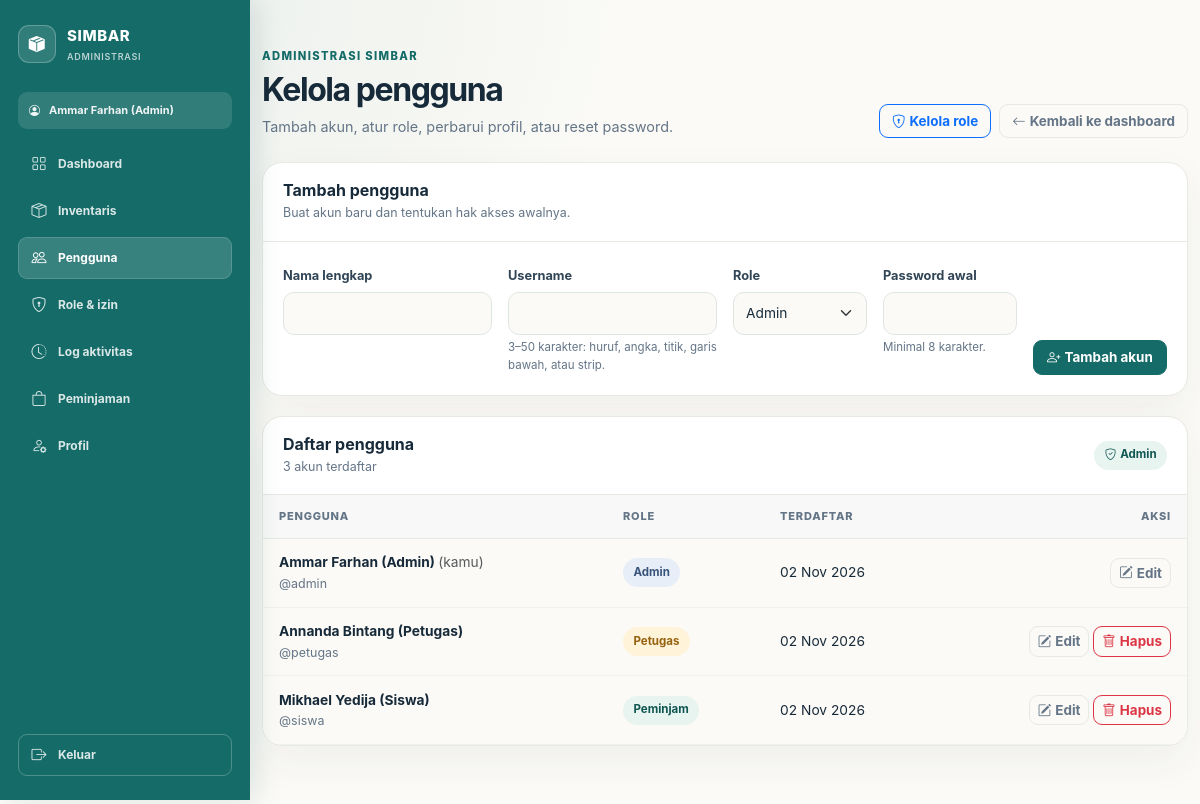
Screenshot of /admin/pengguna.php (signed in) with the database file from the repository.
### tables this page shows
CREATE TABLE `users` (
  `id` int(11) NOT NULL,
  `nama` varchar(100) NOT NULL,
  `username` varchar(50) NOT NULL,
  `password` varchar(255) NOT NULL,
  `role` varchar(50) NOT NULL DEFAULT 'peminjam',
  `created_at` timestamp NOT NULL DEFAULT current_timestamp()
);

### config/auth.php (called while the page is built, shortened)
<?php
function simbar_permission_catalog(): array
{
    return [
        'transactions.view' => 'Melihat transaksi',
        'transactions.manage' => 'Mengubah status transaksi',
        'transactions.export' => 'Mengekspor transaksi',
        'transactions.delete' => 'Menghapus transaksi',
        'inventory.manage' => 'Mengelola inventaris',
        'users.manage' => 'Mengelola pengguna dan role',
        'audit.view' => 'Melihat log aktivitas',
        'borrow.use' => 'Mengajukan dan memantau peminjaman',
    ];
}
function simbar_role_permissions(PDO $pdo, string $role): array
{
    static $cache = [];
    if (isset($cache[$role])) {
        return $cache[$role];
    }
    try {
        $stmt = $pdo->prepare('SELECT permissions FROM roles WHERE role_key = :role LIMIT 1');
        $stmt->execute([':role' => $role]);
        $stored_permissions = $stmt->fetchColumn();
        $permissions = $stored_permissions === false
            ? []
            : json_decode((string)$stored_permissions, true);
    } catch (PDOException $e) {
        $permissions = simbar_default_role_permissions()[$role] ?? [];
    }
    $valid_permissions = simbar_permission_catalog();
    $cache[$role] = array_values(array_intersect(array_keys($valid_permissions), $permissions));
    return $cache[$role];
}
function simbar_user_has_permission(string $permission): bool
{
    global $pdo;
    $role = $_SESSION['role'] ?? '';
    return simbar_role_has_permission($pdo, $role, $permission);
}
function simbar_role_has_permission(PDO $pdo, string $role, string $permission): bool
{
    $permissions = simbar_role_permissions($pdo, $role);
    if ($permission === 'transactions.view' && array_intersect(
        ['transactions.manage', 'transactions.export', 'transactions.delete'],
        $permissions
    )) {
        return true;
    }
    return in_array($permission, $permissions, true);
}
function cek_akses($required_permission): void
{
    if (is_array($required_permission)) {
        if (in_array($_SESSION['role'] ?? '', $required_permission, true)) {
            return;
        }
    } elseif (is_string($required_permission) && simbar_user_has_permission($required_permission)) {
        return;
    }
    exit();
}
?>

### admin/pengguna.php (the view, shortened to what this page needs)
<?php
require_once '../config/koneksi.php';
require_once '../config/auth.php';
cek_akses('users.manage');
function h($value): string
{
    return htmlspecialchars((string)$value, ENT_QUOTES, 'UTF-8');
}
$users = [];
$roles = [];
$role_labels = [];
$error_message = null;
$current_user_id = (int)$_SESSION['user_id'];
try {
    $stmt = $pdo->query(
        'SELECT id, nama, username, role, created_at
         FROM users
         ORDER BY FIELD(role, "admin", "petugas", "peminjam"), nama ASC'
    );
    $users = $stmt->fetchAll(PDO::FETCH_ASSOC);
} catch (PDOException $e) {
    error_log('SIMBAR user list query failed: ' . $e->getMessage());
    $error_message = 'Daftar pengguna belum dapat dimuat. Silakan muat ulang halaman.';
}
try {
    $roles = $pdo->query('SELECT role_key, label FROM roles ORDER BY is_system DESC, label ASC')->fetchAll(PDO::FETCH_ASSOC);
    foreach ($roles as $role_option) {
        $role_labels[$role_option['role_key']] = $role_option['label'];
    }
} catch (PDOException $e) {
    error_log('SIMBAR role list query failed: ' . $e->getMessage());
    $error_message = 'Daftar role belum dapat dimuat. Jalankan migrasi role dinamis.';
}
?>
<!DOCTYPE html>
<html lang="id">
<head>
    <link href="https://cdn.jsdelivr.net/npm/bootstrap@5.3.3/dist/css/bootstrap.min.css" rel="stylesheet">
    <link href="https://cdn.jsdelivr.net/npm/bootstrap-icons@1.11.3/font/bootstrap-icons.css" rel="stylesheet">
    <?php require __DIR__ . '/sidebar_styles.php'; ?>
</head>
<body>
<?php $admin_sidebar_active = 'users'; require __DIR__ . '/sidebar.php'; ?>
    <main class="container my-4 my-md-5">
        <div class="page-heading">
            <div>
                <p class="eyebrow">Administrasi SIMBAR</p>
                <h1>Kelola pengguna</h1>
                <p class="page-description">Tambah akun, atur role, perbarui profil, atau reset password.</p>
            </div>
            <div class="d-flex flex-wrap gap-2">
                <a href="peran.php" class="btn btn-outline-primary"><i class="bi bi-shield-lock me-1"></i>Kelola role</a>
                <?php if (simbar_user_has_permission('transactions.view')): ?><a href="index.php" class="btn btn-outline-secondary"><i class="bi bi-arrow-left me-1"></i>Kembali ke dashboard</a><?php endif; ?>
            </div>
        </div>
        <section class="panel" aria-labelledby="create-user-heading">
            <div class="panel-heading">
                <h2 id="create-user-heading">Tambah pengguna</h2>
                <p>Buat akun baru dan tentukan hak akses awalnya.</p>
            </div>
            <div class="panel-body">
                <form action="pengguna_aksi.php" method="post" class="row g-3">
                    <div class="col-md-6 col-lg-3">
                        <label class="form-label" for="nama">Nama lengkap</label>
                        <input class="form-control" type="text" id="nama" name="nama" maxlength="100" required>
                    </div>
                    <div class="col-md-6 col-lg-3">
                        <label class="form-label" for="username">Username</label>
                        <input class="form-control" type="text" id="username" name="username" minlength="3" maxlength="50" pattern="[A-Za-z0-9._-]{3,50}" autocomplete="off" required>
                        <div class="form-text">3–50 karakter: huruf, angka, titik, garis bawah, atau strip.</div>
                    </div>
                    <div class="col-md-6 col-lg-2">
                        <label class="form-label" for="role">Role</label>
                        <select class="form-select" id="role" name="role" required>
                            <?php foreach ($roles as $role_option): ?>
                                <option value="<?= h($role_option['role_key']) ?>"><?= h($role_option['label']) ?></option>
                            <?php endforeach; ?>
                        </select>
                    </div>
                    <div class="col-md-6 col-lg-2">
                        <label class="form-label" for="password">Password awal</label>
                        <input class="form-control" type="password" id="password" name="password" minlength="8" maxlength="72" autocomplete="new-password" required>
                        <div class="form-text">Minimal 8 karakter.</div>
                    </div>
                    <div class="col-lg-2 d-flex align-items-end">
                        <button class="btn btn-primary w-100" type="submit">
                            <i class="bi bi-person-plus me-1"></i>Tambah akun
                        </button>
                    </div>
                </form>
            </div>
        </section>
        <section class="panel table-panel" aria-labelledby="users-heading">
            <div class="panel-heading d-flex align-items-center justify-content-between gap-3">
                <div>
                    <h2 id="users-heading">Daftar pengguna</h2>
                    <p><?= count($users) ?> akun terdaftar</p>
                </div>
                <span class="role-badge"><i class="bi bi-shield-check me-1"></i>Admin</span>
            </div>
            <?php if (empty($users) && !$error_message): ?>
                <div class="empty-state">Belum ada data pengguna.</div>
            <?php else: ?>
                <div class="table-responsive">
                    <table class="table align-middle">
                        <thead>
                            <tr>
                                <th>Pengguna</th>
                                <th>Role</th>
                                <th>Terdaftar</th>
                                <th class="text-end">Aksi</th>
                            </tr>
                        </thead>
                        <tbody>
                            <?php foreach ($users as $user): ?>
                                <?php
                                $is_current_user = (int)$user['id'] === $current_user_id;
                                $role_class = $user['role'] === 'admin' ? 'admin' : ($user['role'] === 'petugas' ? 'petugas' : '');
                                ?>
                                <tr>
                                    <td data-label="Pengguna">
                                        <div class="user-name"><?= h($user['nama']) ?><?= $is_current_user ? ' <span class="text-muted fw-normal">(kamu)</span>' : '' ?></div>
                                        <div class="user-username">@<?= h($user['username']) ?></div>
                                    </td>
                                    <td data-label="Role"><span class="role-badge <?= h($role_class) ?>"><?= h($role_labels[$user['role']] ?? $user['role']) ?></span></td>
                                    <td data-label="Terdaftar"><?= h(date('d M Y', strtotime($user['created_at']))) ?></td>
                                    <td class="text-end text-nowrap" data-label="Aksi">
                                        <button
                                            type="button"
                                            class="btn btn-sm btn-outline-secondary"
                                            data-bs-toggle="modal"
                                            data-bs-target="#editUserModal"
                                            data-id="<?= (int)$user['id'] ?>"
                                            data-nama="<?= h($user['nama']) ?>"
                                            data-username="<?= h($user['username']) ?>"
                                            data-role="<?= h($user['role']) ?>"
                                            data-current="<?= $is_current_user ? '1' : '0' ?>">
                                            <i class="bi bi-pencil-square me-1"></i>Edit
                                        </button>
                                        <?php if (!$is_current_user): ?>
                                            <button
                                                type="button"
                                                class="btn btn-sm btn-outline-danger"
                                                data-bs-toggle="modal"
                                                data-bs-target="#deleteUserModal"
                                                data-id="<?= (int)$user['id'] ?>"
                                                data-nama="<?= h($user['nama']) ?>"
                                                data-username="<?= h($user['username']) ?>">
                                                <i class="bi bi-trash me-1"></i>Hapus
                                            </button>
                                        <?php endif; ?>
                                    </td>
                                </tr>
                            <?php endforeach; ?>
                        </tbody>
                    </table>
                </div>
            <?php endif; ?>
        </section>
    </main>
</body>
</html>

### admin/pengguna.php (style rules this page uses)
:root { color-scheme: light; --ink: #172a3a; --muted: #647587; --brand: #146b68; --brand-dark: #105653; --mint: #e8f4ef; --paper: #fbfaf6; --line: #e7e9e3; --white: #fff; --bs-primary: var(--brand); --bs-primary-rgb: 20, 107, 104; --bs-body-color: var(--ink); --bs-body-bg: var(--paper); --bs-border-color: var(--line); --bs-primary-text-emphasis: var(--brand-dark); --bs-primary-bg-subtle: var(--mint); --bs-primary-border-subtle: #c7e1d8; }
* { box-sizing: border-box; }
body { min-height: 100vh; margin: 0; background: radial-gradient(ellipse at 12% 0, rgba(20, 107, 104, .07), transparent 34%), var(--paper); color: var(--ink); font-family: "Segoe UI", Arial, sans-serif; line-height: 1.55; }
.container { max-width: 1120px; }
.page-heading { display: flex; align-items: flex-end; justify-content: space-between; gap: 20px; margin-bottom: 24px; }
.eyebrow { margin: 0 0 6px; color: var(--brand); font-size: .7rem; font-weight: 800; letter-spacing: .12em; text-transform: uppercase; }
h1 { margin: 0 0 6px; color: var(--ink); font-size: clamp(1.55rem, 3vw, 2rem); font-weight: 750; letter-spacing: -.045em; }
.page-description { margin: 0; color: var(--muted); font-size: .9rem; }
.panel { overflow: hidden; border: 1px solid var(--line); border-radius: 15px; background: var(--white); box-shadow: 0 8px 24px rgba(29, 55, 62, .045); }
.panel-heading { padding: 18px 20px; border-bottom: 1px solid var(--line); }
.panel-heading h2 { margin: 0 0 3px; font-size: 1rem; font-weight: 750; }
.panel-heading p { margin: 0; color: var(--muted); font-size: .78rem; }
.panel-body { padding: 20px; }
.form-label { margin-bottom: .4rem; color: #314556; font-size: .8rem; font-weight: 700; }
.form-control, .form-select { min-height: 43px; border-color: #dfe5e3; border-radius: 9px; color: var(--ink); font-size: .86rem; }
.form-text { color: var(--muted); font-size: .72rem; }
.btn { border-radius: 9px; font-size: .84rem; font-weight: 650; }
.btn-primary { --bs-btn-bg: var(--brand); --bs-btn-border-color: var(--brand); --bs-btn-hover-bg: var(--brand-dark); --bs-btn-hover-border-color: var(--brand-dark); --bs-btn-active-bg: var(--brand-dark); --bs-btn-active-border-color: var(--brand-dark); }
.btn-outline-secondary { --bs-btn-color: var(--muted); --bs-btn-border-color: var(--line); --bs-btn-hover-bg: var(--mint); --bs-btn-hover-color: var(--brand-dark); --bs-btn-hover-border-color: var(--brand); }
.table-panel { margin-top: 20px; }
.table-responsive { overflow-x: auto; }
.table { margin: 0; }
.table thead th { padding: .8rem 1rem; border-bottom: 1px solid var(--line); background: #f5f8f5; color: var(--muted); font-size: .69rem; font-weight: 800; letter-spacing: .07em; text-transform: uppercase; white-space: nowrap; }
.table tbody td { padding: .85rem 1rem; border-color: #eef1ed; color: var(--ink); font-size: .86rem; vertical-align: middle; }
.user-name { font-weight: 700; }
.user-username { color: var(--muted); font-size: .78rem; }
.role-badge { display: inline-flex; padding: .35rem .65rem; border-radius: 999px; background: var(--mint); color: var(--brand-dark); font-size: .72rem; font-weight: 750; }
.role-badge.admin { background: #e8eef8; color: #38547a; }
.role-badge.petugas { background: #fff3da; color: #95620e; }
body { font-family:-apple-system,BlinkMacSystemFont,"Segoe UI",Arial,sans-serif; }
.panel { border-radius:20px; box-shadow:0 16px 42px rgba(29,55,62,.055); }
.table thead th { background:#f7f8f7; }
.form-control,.form-select { border-radius:11px; }

### admin/sidebar_styles.php (style rules this page uses)
@media (min-width: 992px) { body { padding-left: 250px !important; } }

### rows the page displays
users: nama "Ammar Farhan (Admin)", shows "(kamu)", username "admin", role "Admin", created_at "02 Nov 2026"
users: nama "Annanda Bintang (Petugas)", username "petugas", role "Petugas", created_at "02 Nov 2026"
users: nama "Mikhael Yedija (Siswa)", username "siswa", role "Peminjam", created_at "02 Nov 2026"

### other values shown
$admin_sidebar_name "Ammar Farhan (Admin)"
$label "Dashboard"
$label "Inventaris"
$label "Pengguna"
$label "Role & izin"
$label "Log aktivitas"
$label "Peminjaman"
$label "Profil"
count($users) "3"
form field role "Admin"
